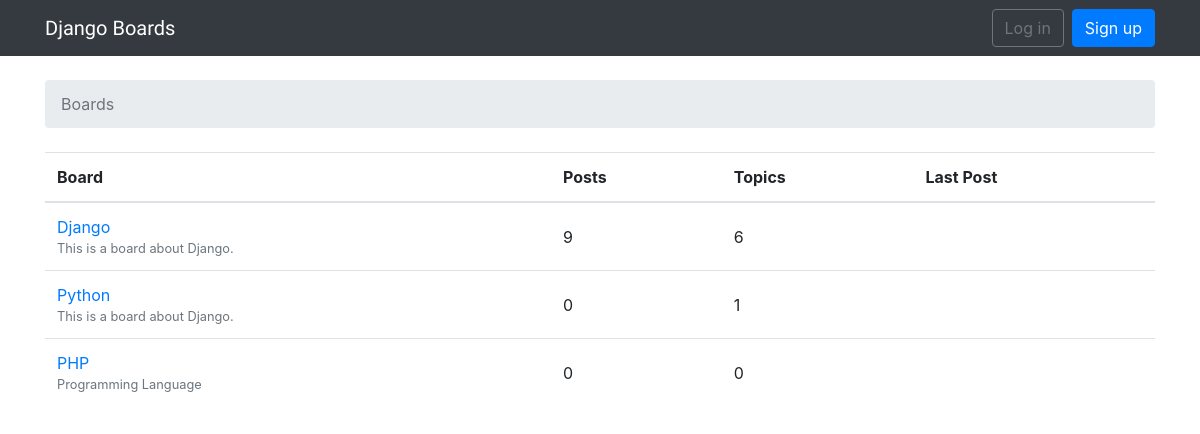
The page / on the database its author committed.
### boards/models.py (models this page shows, shortened)
class Board(models.Model):
    name = models.CharField(max_length=30, unique=True)
    description = models.CharField(max_length=100)
    cat = models.CharField(max_length=100,null=True)
    def get_posts_count(self):
        return Post.objects.filter(topic__board=self).count()

### boards/views.py (the view)
# urls.py: url(r'^$', views.BoardListView.as_view(), name='home'),
class BoardListView(ListView):
    model = Board
    context_object_name = 'boards'
    template_name = 'boards/home.html'

### templates/boards/home.html
{% extends 'layout/base.html' %}
{% block breadcrumb %}
  <li class="breadcrumb-item active">Boards</li>
{% endblock %}
{% block content %}
  <table class="table">
    <thead class="thead-inverse">
      <tr>
        <th>Board</th>
        <th>Posts</th>
        <th>Topics</th>
        <th>Last Post</th>
      </tr>
    </thead>
    <tbody>
      {% for board in boards %}
        <tr>
          <td>
            <a href="{% url 'board_topics' board.id %}">{{ board.name }}</a>
            <small class="text-muted d-block">{{ board.description }}</small>
          </td>
          <td class="align-middle"> {{ board.get_posts_count }}</td>
          <td class="align-middle"> {{ board.topics.count }}</td>
          <td> </td>
        </tr>
      {% endfor %}
    </tbody>
  </table>
{% endblock %}

### rows shown on the page
Board: name "Django", description "This is a board about Django.", get_posts_count "9", topics.count "6"
Board: name "Python", description "This is a board about Django.", get_posts_count "0", topics.count "1"
Board: name "PHP", description "Programming Language", get_posts_count "0", topics.count "0"
